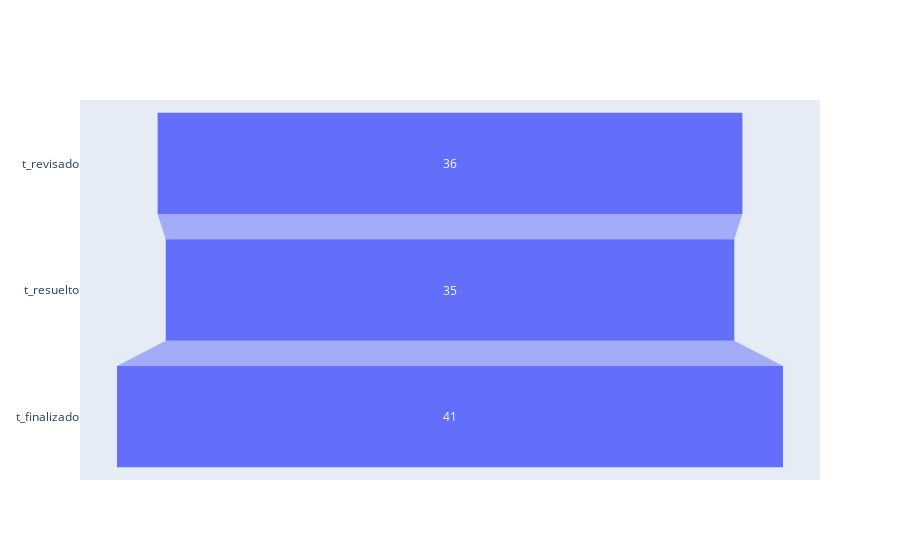

Notebook cell for this chart:
### Code cell
# Funnel entre tickets revisados, resueltos y finalizados

fig = go.Figure(go.Funnel(
    y = data_clean1.columns[7:10] ,
    x = [data_clean1.t_revisado.value_counts().loc[True], data_clean1.t_resuelto.value_counts().loc[True], data_clean1.t_finalizado.value_counts().loc[True]]))

fig.show()

### Figure 1 — Plotly figure (JSON) as saved in the notebook; plotly's stock layout.template omitted (floating-point values rounded to 4 significant figures)
{"data": [{"type": "funnel", "x": [36, 35, 41], "y": ["t_revisado", "t_resuelto", "t_finalizado"]}], "layout": {}}
